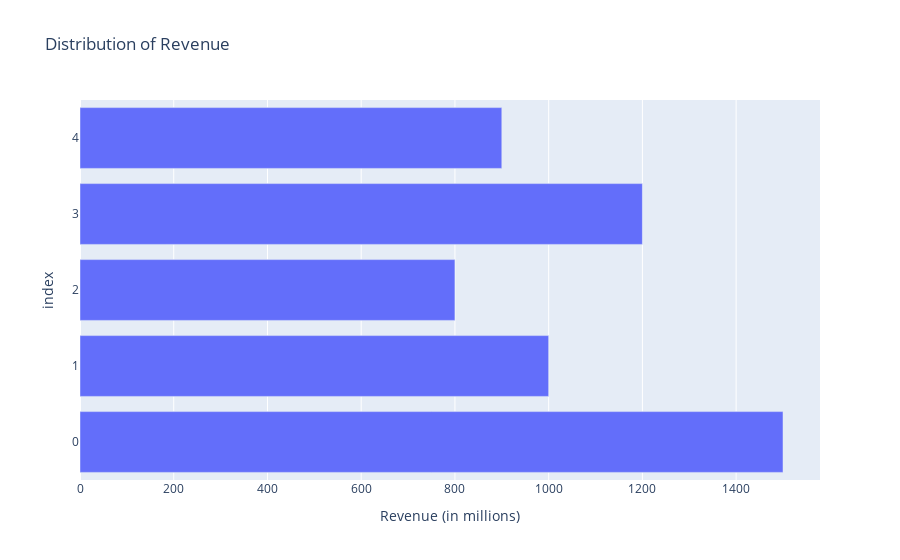

Write notebook code for a chart like this one.
### Code cell
fig_Revenue_in_millions.show()

### Figure 1 — Plotly figure (JSON) as saved in the notebook; plotly's stock layout.template omitted (floating-point values rounded to 4 significant figures)
{"data": [{"alignmentgroup": "True", "hovertemplate": "Revenue (in millions)=%{x}<br>index=%{y}<extra></extra>", "legendgroup": "", "marker": {"color": "#636efa", "pattern": {"shape": ""}}, "name": "", "offsetgroup": "", "orientation": "h", "showlegend": false, "textposition": "auto", "type": "bar", "x": [1500, 1000, 800, 1200, 900], "xaxis": "x", "y": [0, 1, 2, 3, 4], "yaxis": "y"}], "layout": {"barmode": "relative", "legend": {"tracegroupgap": 0}, "title": {"text": "Distribution of Revenue"}, "xaxis": {"anchor": "y", "domain": [0, 1], "title": {"text": "Revenue (in millions)"}}, "yaxis": {"anchor": "x", "domain": [0, 1], "title": {"text": "index"}}}}
